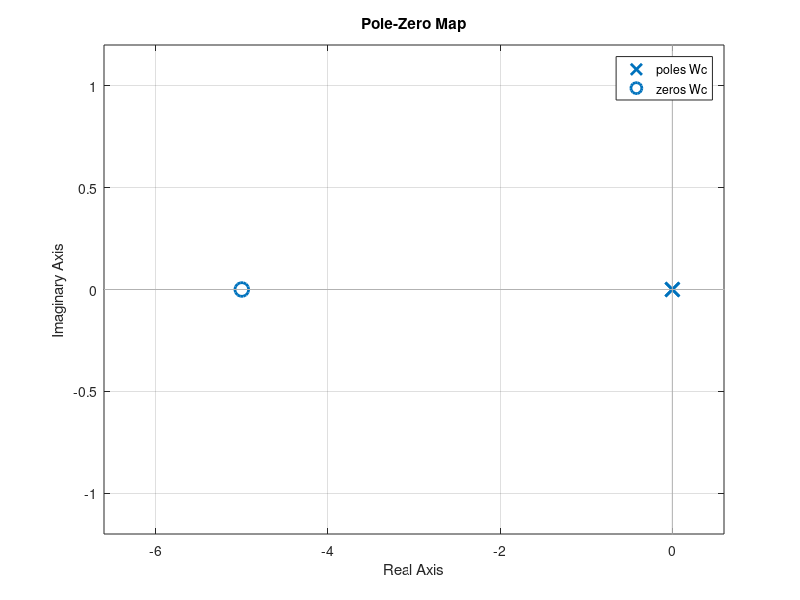
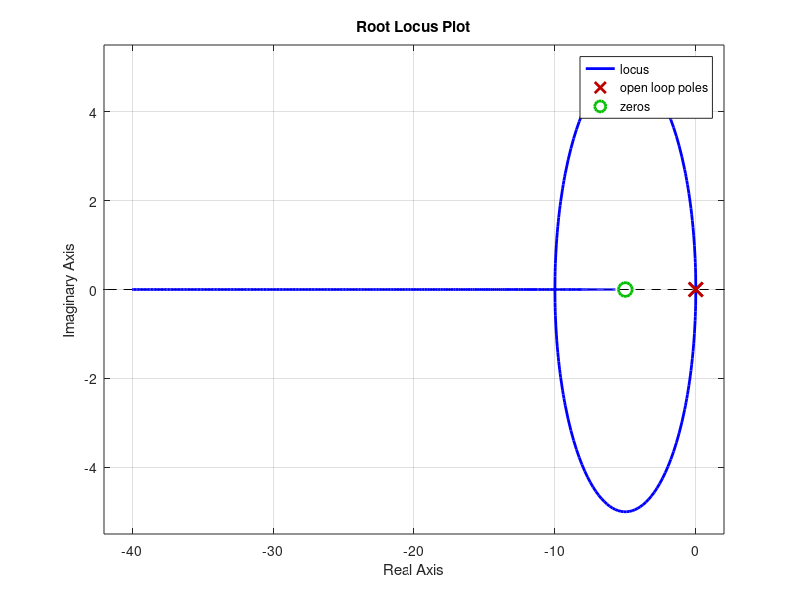
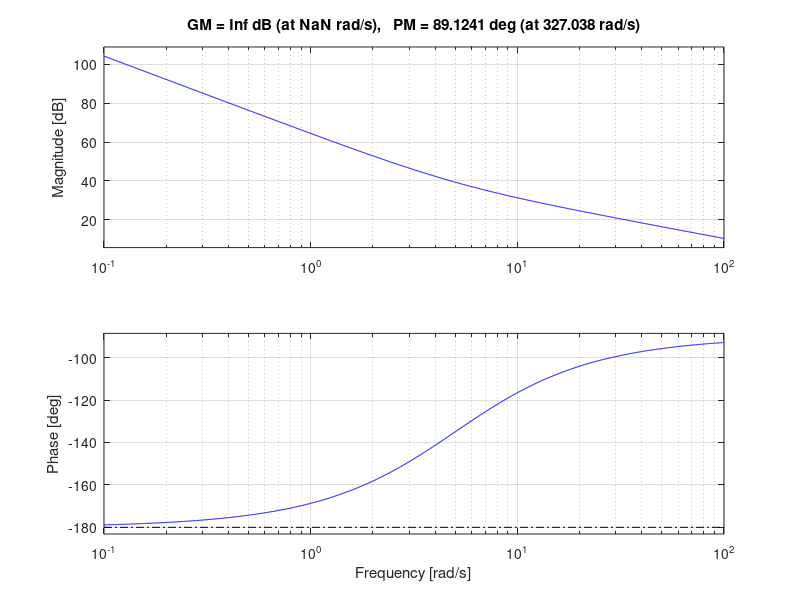

Here is the MATLAB script that generated these plots, in order:
close all;
clear;
clc;

Ki = 0;
Kp = 50;
Kd = 10;

Cs = pid(Kp,Ki,Kd);
Gs = tf(32.7, [1, 0, 0]);

Wc = Cs*Gs;

figure;
pzmap(Wc);
title('Pole-Zero Map');
grid on;

figure;
rlocus(Wc);
title('Root Locus Plot');
grid on;

figure;
margin(Wc);
grid on;
